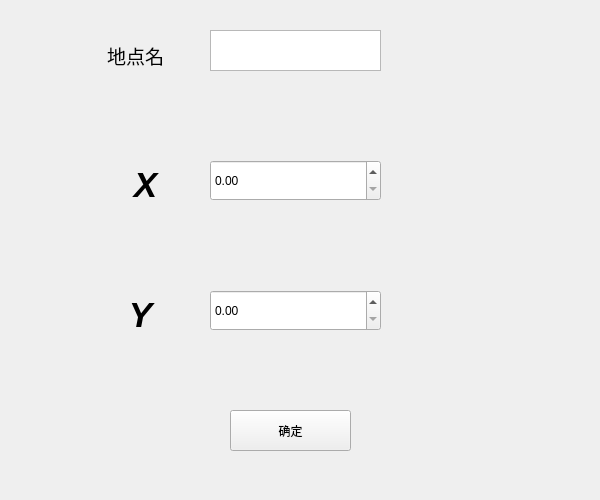
<?xml version="1.0" encoding="UTF-8"?>
<ui version="4.0">
 <class>input_tri</class>
 <widget class="QWidget" name="input_tri">
  <property name="geometry">
   <rect>
    <x>0</x>
    <y>0</y>
    <width>600</width>
    <height>500</height>
   </rect>
  </property>
  <property name="minimumSize">
   <size>
    <width>600</width>
    <height>500</height>
   </size>
  </property>
  <property name="maximumSize">
   <size>
    <width>600</width>
    <height>500</height>
   </size>
  </property>
  <property name="windowTitle">
   <string>input_tri</string>
  </property>
  <widget class="QLabel" name="title1">
   <property name="geometry">
    <rect>
     <x>60</x>
     <y>0</y>
     <width>151</width>
     <height>111</height>
    </rect>
   </property>
   <property name="text">
    <string>&lt;html&gt;&lt;head/&gt;&lt;body&gt;&lt;p align=&quot;center&quot;&gt;&lt;span style=&quot; font-size:14pt;&quot;&gt;地点名&lt;/span&gt;&lt;/p&gt;&lt;/body&gt;&lt;/html&gt;</string>
   </property>
  </widget>
  <widget class="QLabel" name="title2">
   <property name="geometry">
    <rect>
     <x>100</x>
     <y>140</y>
     <width>91</width>
     <height>91</height>
    </rect>
   </property>
   <property name="text">
    <string>&lt;html&gt;&lt;head/&gt;&lt;body&gt;&lt;p align=&quot;center&quot;&gt;&lt;span style=&quot; font-size:26pt; font-weight:600; font-style:italic;&quot;&gt;X&lt;/span&gt;&lt;/p&gt;&lt;/body&gt;&lt;/html&gt;</string>
   </property>
  </widget>
  <widget class="QLabel" name="title3">
   <property name="geometry">
    <rect>
     <x>90</x>
     <y>270</y>
     <width>101</width>
     <height>91</height>
    </rect>
   </property>
   <property name="text">
    <string>&lt;html&gt;&lt;head/&gt;&lt;body&gt;&lt;p align=&quot;center&quot;&gt;&lt;span style=&quot; font-size:26pt; font-weight:600; font-style:italic;&quot;&gt;Y&lt;/span&gt;&lt;/p&gt;&lt;/body&gt;&lt;/html&gt;</string>
   </property>
  </widget>
  <widget class="QTextEdit" name="name">
   <property name="geometry">
    <rect>
     <x>210</x>
     <y>30</y>
     <width>171</width>
     <height>41</height>
    </rect>
   </property>
   <property name="html">
    <string>&lt;!DOCTYPE HTML PUBLIC &quot;-//W3C//DTD HTML 4.0//EN&quot; &quot;http://www.w3.org/TR/REC-html40/strict.dtd&quot;&gt;
&lt;html&gt;&lt;head&gt;&lt;meta name=&quot;qrichtext&quot; content=&quot;1&quot; /&gt;&lt;style type=&quot;text/css&quot;&gt;
p, li { white-space: pre-wrap; }
&lt;/style&gt;&lt;/head&gt;&lt;body style=&quot; font-family:'SimSun'; font-size:9pt; font-weight:400; font-style:normal;&quot;&gt;
&lt;p style=&quot;-qt-paragraph-type:empty; margin-top:0px; margin-bottom:0px; margin-left:0px; margin-right:0px; -qt-block-indent:0; text-indent:0px;&quot;&gt;&lt;br /&gt;&lt;/p&gt;&lt;/body&gt;&lt;/html&gt;</string>
   </property>
  </widget>
  <widget class="QDoubleSpinBox" name="ordx">
   <property name="geometry">
    <rect>
     <x>210</x>
     <y>160</y>
     <width>171</width>
     <height>41</height>
    </rect>
   </property>
   <property name="maximum">
    <double>1499.000000000000000</double>
   </property>
  </widget>
  <widget class="QDoubleSpinBox" name="ordy">
   <property name="geometry">
    <rect>
     <x>210</x>
     <y>290</y>
     <width>171</width>
     <height>41</height>
    </rect>
   </property>
   <property name="maximum">
    <double>950.000000000000000</double>
   </property>
  </widget>
  <widget class="QPushButton" name="yes">
   <property name="geometry">
    <rect>
     <x>230</x>
     <y>410</y>
     <width>121</width>
     <height>41</height>
    </rect>
   </property>
   <property name="cursor">
    <cursorShape>PointingHandCursor</cursorShape>
   </property>
   <property name="text">
    <string>确定</string>
   </property>
  </widget>
 </widget>
 <layoutdefault spacing="6" margin="11"/>
 <resources/>
 <connections>
  <connection>
   <sender>yes</sender>
   <signal>clicked()</signal>
   <receiver>input_tri</receiver>
   <slot>on_re__clicked()</slot>
   <hints>
    <hint type="sourcelabel">
     <x>218</x>
     <y>207</y>
    </hint>
    <hint type="destinationlabel">
     <x>126</x>
     <y>223</y>
    </hint>
   </hints>
  </connection>
 </connections>
 <slots>
  <slot>on_re__clicked()</slot>
 </slots>
</ui>
